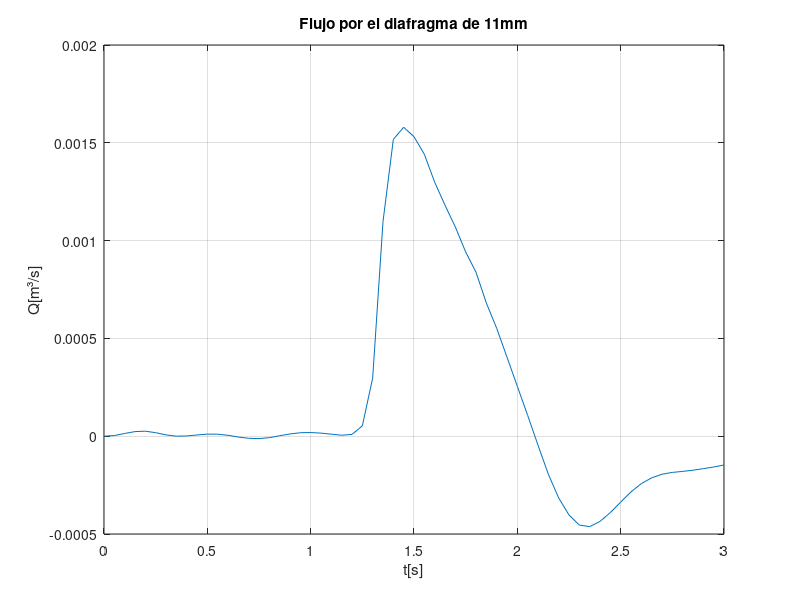

MATLAB code to generate this figure:
Q = dlmread('./surfaceRegion.dat');
xq=Q(5:end,1);
yq=Q(5:end,2);
yqm=yq./1.21;

P = csvread('waterlevel.csv');
x=P(2:end,1);
y=P(2:end,2);

for i=2:size(x,1); 
  flow(i)=yqm(xq==x(i)); 
end

Qmax=max(max(flow));
%Out=x(Qmax)
Data=[x,flow(:)];
for k = 2:size(Data,2)
    [maxd,idx] = max(Data(:,k));
    MaxCol(k,:) = [x(idx) maxd];
end
MaxCol = MaxCol(2:end,:)


plot(x,flow)
grid on;
title("Flujo por el diafragma de 11mm")
xlabel t[s];
ylabel Q[m³/s];

